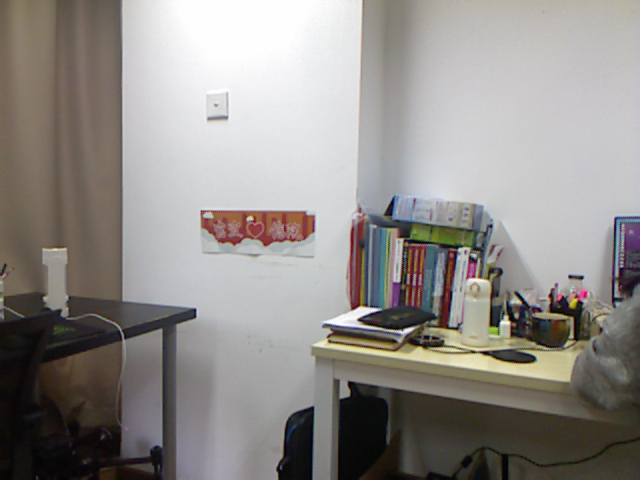
//> input picture data/1.png, 640 x 480 px
$ ./detectFeatures   (built with g++ and OpenCV 4, older OpenCV classes emulated)
//> lines starting //> are read from the running program, lines starting //| are printed output that depends on the picture
/*************************************************************************
	> File Name: detectFeatures.cpp
	> Author: xiang gao
	> Mail: gaoxiang12@mails.tsinghua.edu.cn
    > 特征提取与匹配
	> Created Time: 2015年07月18日 星期六 16时00分21秒
 ************************************************************************/

#include<iostream>
#include "slamBase.h"
using namespace std;

// OpenCV 特征检测模块
#include <opencv2/features2d/features2d.hpp>
// #include <opencv2/nonfree/nonfree.hpp> // use this if you want to use SIFT or SURF
#include <opencv2/calib3d/calib3d.hpp>

int main( int argc, char** argv )
{
    // 声明并从data文件夹里读取两个rgb与深度图
    cv::Mat rgb1 = cv::imread( "./data/1.png");
//> rgb1 is the input picture: 480 rows x 640 cols, CV_8UC3; mean B, G, R 138.2, 141.7, 145.5
    cv::Mat rgb2 = cv::imread( "./data/2.png");
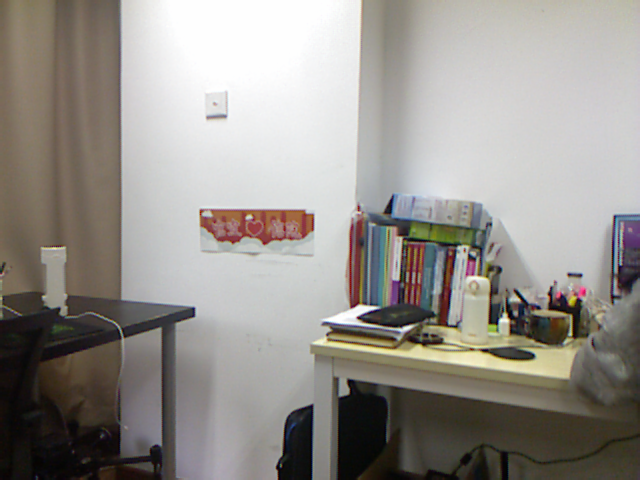
//> input picture data/2.png, 640 x 480 px
//> rgb2 is the input picture: 480 rows x 640 cols, CV_8UC3; mean B, G, R 141, 146.4, 150.4
    cv::Mat depth1 = cv::imread( "./data/depth1.png", -1);
//> depth1.png cannot be read in this run, so this picture is empty
    cv::Mat depth2 = cv::imread( "./data/depth2.png", -1);
//> depth2.png cannot be read in this run, so this picture is empty

    // 声明特征提取器与描述子提取器
    cv::Ptr<cv::FeatureDetector> detector;
    cv::Ptr<cv::DescriptorExtractor> descriptor;

    // 构建提取器，默认两者都为 ORB

    // 如果使用 sift, surf ，之前要初始化nonfree模块
    // cv::initModule_nonfree();
    // _detector = cv::FeatureDetector::create( "SIFT" );
    // _descriptor = cv::DescriptorExtractor::create( "SIFT" );

    detector = cv::FeatureDetector::create("ORB");
    descriptor = cv::DescriptorExtractor::create("ORB");

    vector< cv::KeyPoint > kp1, kp2; //关键点
    detector->detect( rgb1, kp1 );  //提取关键点
//> kp1 = 500 keypoints; strongest (x, y, size): (359, 319, 31), (505, 318, 53.6), (505, 317, 37.2), (359, 320, 53.6)
    detector->detect( rgb2, kp2 );
//> kp2 = 500 keypoints; strongest (x, y, size): (359, 317, 44.6), (358, 318, 31), (359, 318, 53.6), (361, 315, 64.3)

    cout<<"Key points of two images: "<<kp1.size()<<", "<<kp2.size()<<endl;
//| Key points of two images: 500, 500

    // 可视化， 显示关键点
    cv::Mat imgShow;
    cv::drawKeypoints( rgb1, kp1, imgShow, cv::Scalar::all(-1), cv::DrawMatchesFlags::DRAW_RICH_KEYPOINTS );
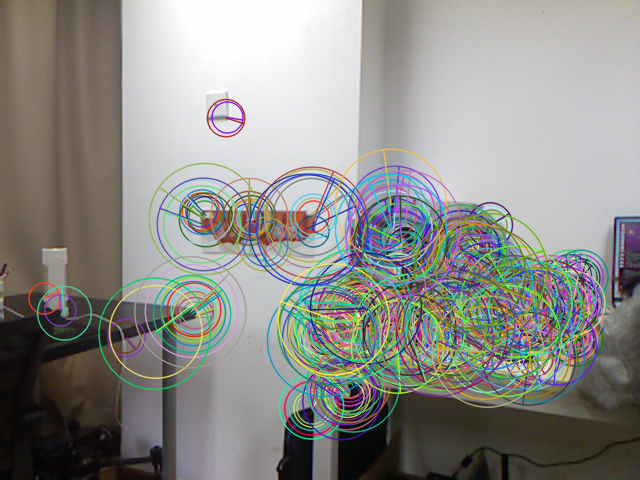
//> imgShow: 480 rows x 640 cols, CV_8UC3; mean B, G, R 137.7, 141.5, 141.7
    cv::imshow( "keypoints", imgShow );
    cv::imwrite( "./data/keypoints.png", imgShow );
    cv::waitKey(0); //暂停等待一个按键

    // 计算描述子
    cv::Mat desp1, desp2;
    descriptor->compute( rgb1, kp1, desp1 );
    descriptor->compute( rgb2, kp2, desp2 );

    // 匹配描述子
    vector< cv::DMatch > matches;
    cv::BFMatcher matcher;
    matcher.match( desp1, desp2, matches );
//> matches = 500 matches
    cout<<"Find total "<<matches.size()<<" matches."<<endl;
//| Find total 500 matches.

    // 可视化：显示匹配的特征
    cv::Mat imgMatches;
    cv::drawMatches( rgb1, kp1, rgb2, kp2, matches, imgMatches );
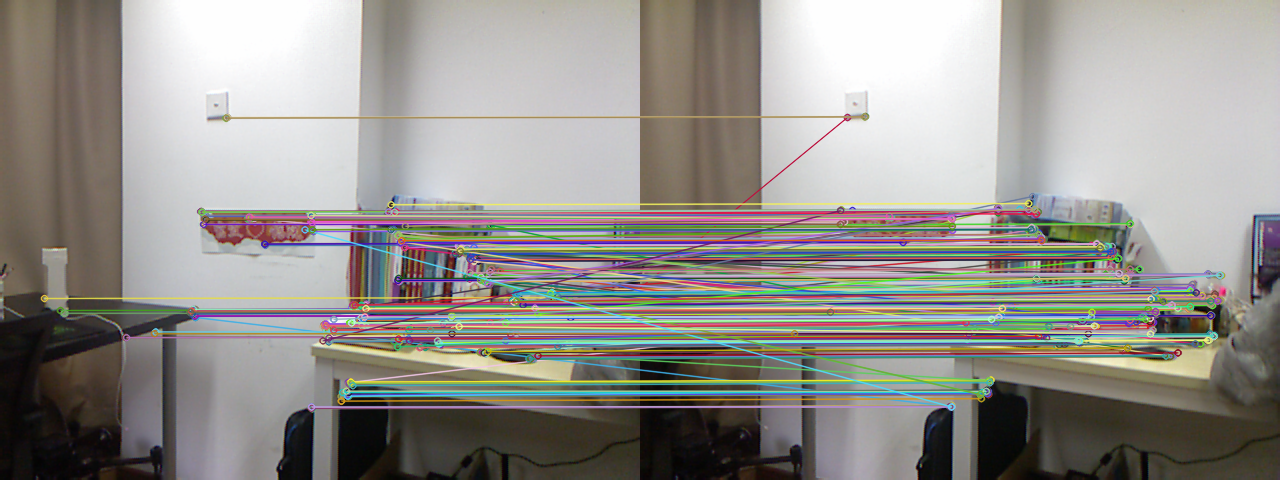
//> imgMatches: 480 rows x 1280 cols, CV_8UC3; mean B, G, R 140.9, 145.9, 148.9
    cv::imshow( "matches", imgMatches );
    cv::imwrite( "./data/matches.png", imgMatches );
    cv::waitKey( 0 );

    // 筛选匹配，把距离太大的去掉
    // 这里使用的准则是去掉大于四倍最小距离的匹配
    vector< cv::DMatch > goodMatches;
    double minDis = 9999;
    for ( size_t i=0; i<matches.size(); i++ )
    {
        if ( matches[i].distance < minDis )
            minDis = matches[i].distance;
    }
//> this loop made 500 passes
//> minDis on passes 1, 2, 3, 6, 13, 25, 37, 59, 62, 122: 320.7, 211.7, 163.5, 137.9, 121.9, 116, 102.3, 87.34, 37.64, 20.15
//> after the loop, minDis = 20.15
    cout<<"min dis = "<<minDis<<endl;
//| min dis = 20.1494

    for ( size_t i=0; i<matches.size(); i++ )
    {
        if (matches[i].distance < 5*minDis)
            goodMatches.push_back( matches[i] );
    }

    // 显示 good matches
    cout<<"good matches="<<goodMatches.size()<<endl;
//| good matches=27
    cv::drawMatches( rgb1, kp1, rgb2, kp2, goodMatches, imgMatches );
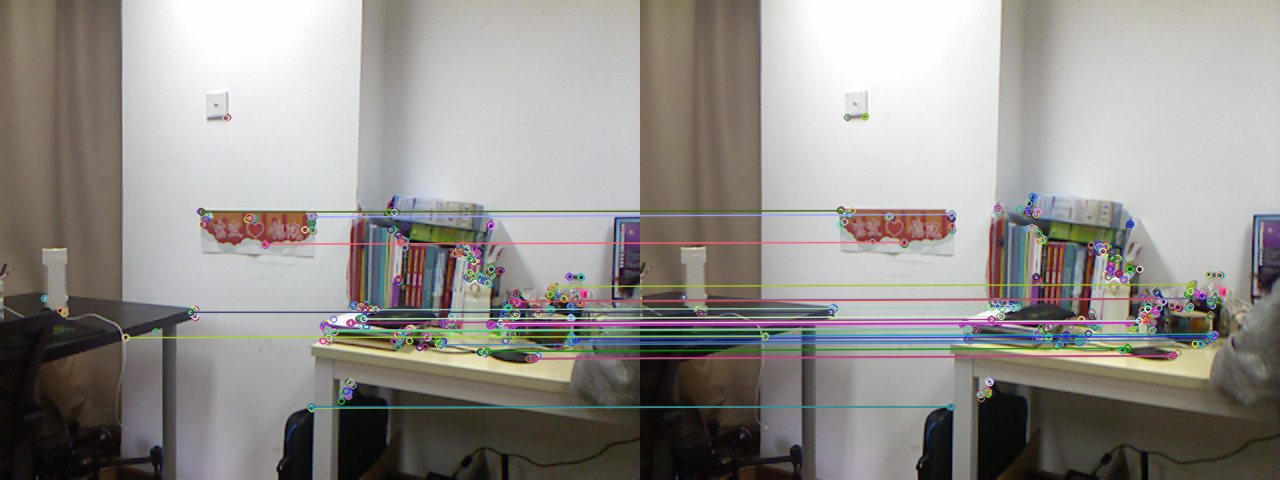
//> imgMatches: 480 rows x 1280 cols, CV_8UC3; mean B, G, R 141.1, 144.7, 148.3
    cv::imshow( "good matches", imgMatches );
    cv::imwrite( "./data/good_matches.png", imgMatches );
    cv::waitKey(0);

    // 计算图像间的运动关系
    // 关键函数：cv::solvePnPRansac()
    // 为调用此函数准备必要的参数

    // 第一个帧的三维点
    vector<cv::Point3f> pts_obj;
    // 第二个帧的图像点
    vector< cv::Point2f > pts_img;

    // [7 lines of commented-out code are left out]
//> (the run ends here: the program needs code that is not available in this run, at `CAMERA_INTRINSIC_PARAMETERS C;`)
